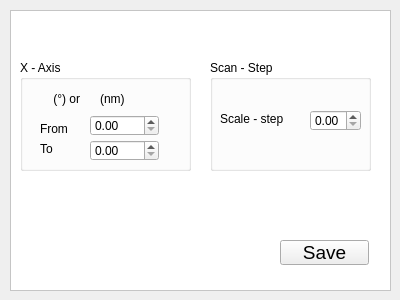
<?xml version="1.0" encoding="UTF-8"?>
<ui version="4.0">
 <class>Axis</class>
 <widget class="QWidget" name="Axis">
  <property name="geometry">
   <rect>
    <x>0</x>
    <y>0</y>
    <width>400</width>
    <height>300</height>
   </rect>
  </property>
  <property name="windowTitle">
   <string>Form</string>
  </property>
  <property name="windowIcon">
   <iconset resource="resources.qrc">
    <normaloff>:/Imagens/icone.png</normaloff>:/Imagens/icone.png</iconset>
  </property>
  <widget class="QGroupBox" name="groupBox">
   <property name="geometry">
    <rect>
     <x>20</x>
     <y>60</y>
     <width>171</width>
     <height>111</height>
    </rect>
   </property>
   <property name="title">
    <string>X - Axis</string>
   </property>
   <widget class="QLabel" name="label">
    <property name="geometry">
     <rect>
      <x>30</x>
      <y>30</y>
      <width>91</width>
      <height>17</height>
     </rect>
    </property>
    <property name="text">
     <string> (°) or      (nm)</string>
    </property>
   </widget>
   <widget class="QLabel" name="label_2">
    <property name="geometry">
     <rect>
      <x>10</x>
      <y>30</y>
      <width>30</width>
      <height>20</height>
     </rect>
    </property>
    <property name="styleSheet">
     <string notr="true">border-image: url(:/Imagens/Theta.png);</string>
    </property>
    <property name="text">
     <string/>
    </property>
   </widget>
   <widget class="QLabel" name="label_3">
    <property name="geometry">
     <rect>
      <x>70</x>
      <y>30</y>
      <width>16</width>
      <height>17</height>
     </rect>
    </property>
    <property name="styleSheet">
     <string notr="true">border-image: url(:/Imagens/Lambda.jpg);</string>
    </property>
    <property name="text">
     <string/>
    </property>
   </widget>
   <widget class="QLabel" name="label_4">
    <property name="geometry">
     <rect>
      <x>20</x>
      <y>60</y>
      <width>41</width>
      <height>17</height>
     </rect>
    </property>
    <property name="text">
     <string>From</string>
    </property>
   </widget>
   <widget class="QLabel" name="label_5">
    <property name="geometry">
     <rect>
      <x>20</x>
      <y>80</y>
      <width>41</width>
      <height>17</height>
     </rect>
    </property>
    <property name="text">
     <string>To</string>
    </property>
   </widget>
   <widget class="QDoubleSpinBox" name="doubleSpinBox">
    <property name="geometry">
     <rect>
      <x>70</x>
      <y>55</y>
      <width>69</width>
      <height>21</height>
     </rect>
    </property>
   </widget>
   <widget class="QDoubleSpinBox" name="doubleSpinBox_2">
    <property name="geometry">
     <rect>
      <x>70</x>
      <y>80</y>
      <width>69</width>
      <height>21</height>
     </rect>
    </property>
   </widget>
  </widget>
  <widget class="QGroupBox" name="groupBox_2">
   <property name="geometry">
    <rect>
     <x>210</x>
     <y>60</y>
     <width>161</width>
     <height>111</height>
    </rect>
   </property>
   <property name="title">
    <string>Scan - Step</string>
   </property>
   <widget class="QLabel" name="label_6">
    <property name="geometry">
     <rect>
      <x>10</x>
      <y>50</y>
      <width>81</width>
      <height>17</height>
     </rect>
    </property>
    <property name="text">
     <string>Scale - step</string>
    </property>
   </widget>
   <widget class="QDoubleSpinBox" name="doubleSpinBox_3">
    <property name="geometry">
     <rect>
      <x>100</x>
      <y>50</y>
      <width>51</width>
      <height>21</height>
     </rect>
    </property>
   </widget>
  </widget>
  <widget class="QPushButton" name="pushButton">
   <property name="geometry">
    <rect>
     <x>280</x>
     <y>240</y>
     <width>89</width>
     <height>25</height>
    </rect>
   </property>
   <property name="font">
    <font>
     <pointsize>14</pointsize>
    </font>
   </property>
   <property name="text">
    <string>Save</string>
   </property>
  </widget>
  <widget class="QFrame" name="frame">
   <property name="geometry">
    <rect>
     <x>10</x>
     <y>10</y>
     <width>381</width>
     <height>281</height>
    </rect>
   </property>
   <property name="styleSheet">
    <string notr="true">background-color: rgb(255, 255, 255);</string>
   </property>
   <property name="frameShape">
    <enum>QFrame::StyledPanel</enum>
   </property>
   <property name="frameShadow">
    <enum>QFrame::Raised</enum>
   </property>
  </widget>
  <widget class="QLabel" name="label_7">
   <property name="geometry">
    <rect>
     <x>30</x>
     <y>200</y>
     <width>91</width>
     <height>61</height>
    </rect>
   </property>
   <property name="styleSheet">
    <string notr="true">border-image: url(:/Imagens/icone.png);</string>
   </property>
   <property name="text">
    <string/>
   </property>
  </widget>
  <widget class="QFrame" name="frame_2">
   <property name="geometry">
    <rect>
     <x>-20</x>
     <y>-10</y>
     <width>421</width>
     <height>321</height>
    </rect>
   </property>
   <property name="styleSheet">
    <string notr="true">border-image: url(:/Imagens/fundo.jpg);</string>
   </property>
   <property name="frameShape">
    <enum>QFrame::StyledPanel</enum>
   </property>
   <property name="frameShadow">
    <enum>QFrame::Raised</enum>
   </property>
  </widget>
  <zorder>frame_2</zorder>
  <zorder>frame</zorder>
  <zorder>groupBox</zorder>
  <zorder>groupBox_2</zorder>
  <zorder>pushButton</zorder>
  <zorder>label_7</zorder>
 </widget>
 <resources>
  <include location="resources.qrc"/>
 </resources>
 <connections/>
</ui>
